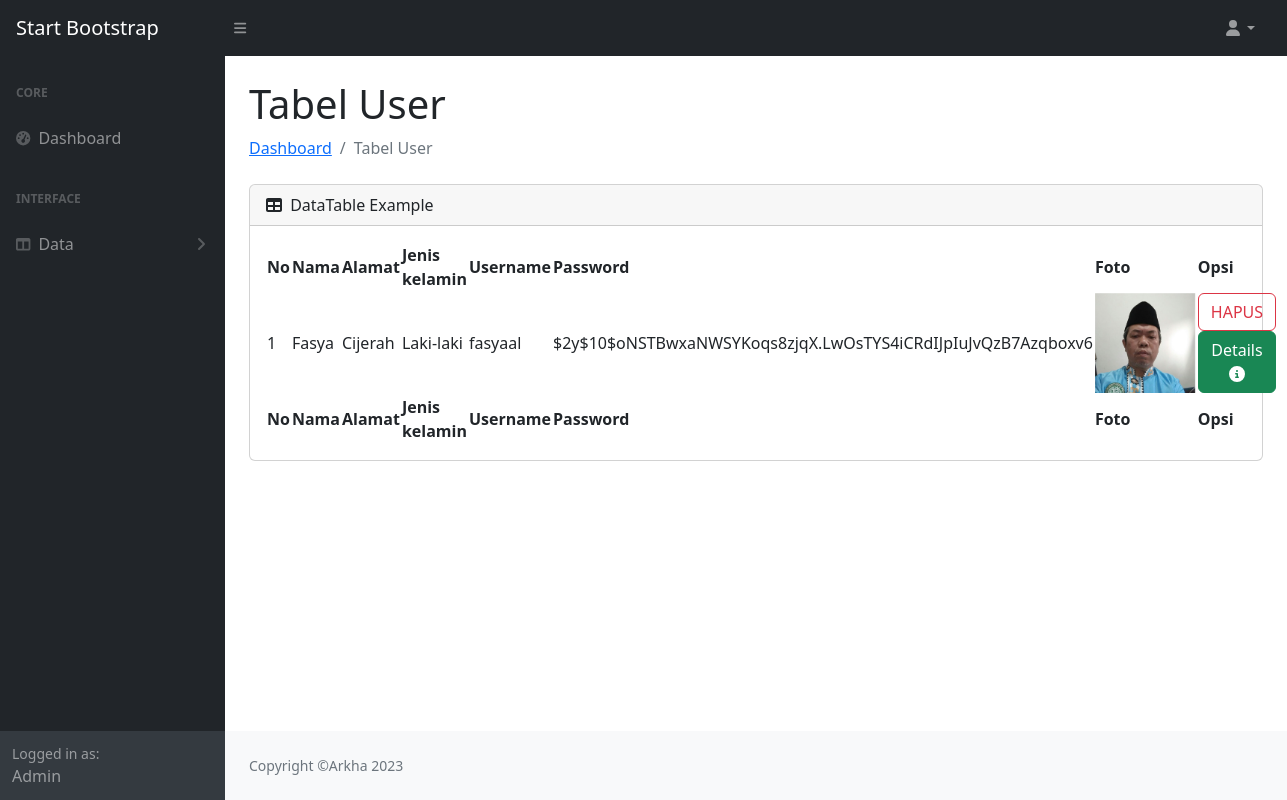
/admin/tabel_user.php, run on the app's committed database.
### tables this page shows
CREATE TABLE `data_user` (
  `id_user` int(11) NOT NULL,
  `nama` varchar(250) NOT NULL,
  `alamat` text NOT NULL,
  `jenis_kelamin` varchar(50) NOT NULL,
  `gambar` varchar(255) NOT NULL,
  `username` varchar(250) NOT NULL,
  `password` varchar(250) NOT NULL
);

### admin/tabel_user.php (the view, shortened to what this page needs)
<!DOCTYPE html>
<html lang="en">
<head>
</head>
<body>
    <!DOCTYPE html>
    <html lang="en">
    <head>
        <link href="https://cdn.jsdelivr.net/npm/simple-datatables@7.1.2/dist/style.min.css" rel="stylesheet" />
        <link href="../css/styles.css" rel="stylesheet" />
    </head>
    <body class="sb-nav-fixed">
        <nav class="sb-topnav navbar navbar-expand navbar-dark bg-dark">
            <a class="navbar-brand ps-3" href="index.php">Start Bootstrap</a>
            <button class="btn btn-link btn-sm order-1 order-lg-0 me-4 me-lg-0" id="sidebarToggle" href="#!"><i
                    class="fas fa-bars"></i></button>
            <ul class="navbar-nav ms-auto ms-md-0 me-3 me-lg-4">
                <li class="nav-item dropdown">
                    <a class="nav-link dropdown-toggle" id="navbarDropdown" href="#" role="button"
                        data-bs-toggle="dropdown" aria-expanded="false"><i class="fas fa-user fa-fw"></i></a>
                </li>
            </ul>
        </nav>
        <div id="layoutSidenav">
            <div id="layoutSidenav_nav">
                <nav class="sb-sidenav accordion sb-sidenav-dark" id="sidenavAccordion">
                    <div class="sb-sidenav-menu">
                        <div class="nav">
                            <div class="sb-sidenav-menu-heading">Core</div>
                            <a class="nav-link" href="index.php">
                                <div class="sb-nav-link-icon"><i class="fas fa-tachometer-alt"></i></div>
                                Dashboard
                            </a>
                            <div class="sb-sidenav-menu-heading">Interface</div>
                            <a class="nav-link collapsed" href="#" data-bs-toggle="collapse"
                                data-bs-target="#collapseLayouts" aria-expanded="false" aria-controls="collapseLayouts">
                                <div class="sb-nav-link-icon"><i class="fas fa-columns"></i></div>
                                Data
                                <div class="sb-sidenav-collapse-arrow"><i class="fas fa-angle-down"></i></div>
                            </a>
                        </div>
                    </div>
                    <div class="sb-sidenav-footer">
                        <div class="small">Logged in as:</div>
                        Admin
                    </div>
                </nav>
            </div>
            <div id="layoutSidenav_content">
                <main>
                    <div class="container-fluid px-4">
                        <h1 class="mt-4">Tabel User</h1>
                        <ol class="breadcrumb mb-4">
                            <li class="breadcrumb-item"><a href="index.php">Dashboard</a></li>
                            <li class="breadcrumb-item active">Tabel User</li>
                        </ol>
                        <div class="card mb-4">
                            <div class="card-header">
                                <i class="fas fa-table me-1"></i>
                                DataTable Example
                            </div>
                            <div class="card-body">
                                <table id="datatablesSimple">
                                    <thead>
                                        <tr>
                                            <th>No</th>
                                            <th>Nama</th>
                                            <th>Alamat</th>
                                            <th>Jenis kelamin</th>
                                            <th>Username</th>
                                            <th>Password</th>
                                            <th>Foto</th>
                                            <th>Opsi</th>
                                        </tr>
                                    </thead>
                                    <tfoot>
                                        <tr>
                                            <th>No</th>
                                            <th>Nama</th>
                                            <th>Alamat</th>
                                            <th>Jenis kelamin</th>
                                            <th>Username</th>
                                            <th>Password</th>
                                            <th>Foto</th>
                                            <th>Opsi</th>
                                        </tr>
                                    </tfoot>
                                    <tbody>
                                        <?php
                                        include 'koneksi.php';
                                        $no = 1;
                                        $data = mysqli_query($koneksi, "select * from data_user");
                                        while ($d = mysqli_fetch_array($data)) {
                                            ?>
                                            <tr>
                                                <td>
                                                    <?php echo $no++; ?>
                                                </td>
                                                <td>
                                                    <?php echo $d['nama']; ?>
                                                </td>
                                                <td>
                                                    <?php echo $d['alamat']; ?>
                                                </td>
                                                <td>
                                                    <?php echo $d['jenis_kelamin']; ?>
                                                </td>
                                                <td>
                                                    <?php echo $d['username']; ?>
                                                </td>
                                                <td>
                                                    <?php echo $d['password']; ?>
                                                </td>
                                                <td>
                                                    <img src="../user/gambar/<?php echo $d['gambar'] ?>" height="100">
                                                </td>
                                                <td>
                                                    <a href="hapus_user.php?id_user=<?php echo $d['id_user']; ?>"
                                                        class="btn btn-outline-danger">HAPUS</a>
                                                    <a href="details.php?id_user=<?php echo $d['id_user']; ?>"
                                                        class="btn btn-success">Details <i
                                                            class="fa fa-info-circle text-white"></i></a>
                                                </td>
                                            </tr>
                                            <?php
                                        }
                                        ?>
                                </table>
                            </div>
                        </div>
                    </div>
                </main>
                <footer class="py-4 bg-light mt-auto">
                    <div class="container-fluid px-4">
                        <div class="d-flex align-items-center justify-content-between small">
                            <div class="text-muted">Copyright &copy;Arkha 2023</div>
                        </div>
                    </div>
                </footer>
            </div>
        </div>
    </body>
    </html>
</body>
</html>

### data on the page
data_user: nama "Fasya", alamat "Cijerah", jenis_kelamin "Laki-laki", username "fasyaal", password "$2y$10$oNSTBwxaNWSYKoqs8zjqX.LwOsTYS4iCRdIJpIuJvQzB7Azqboxv6", gambar (picture)
